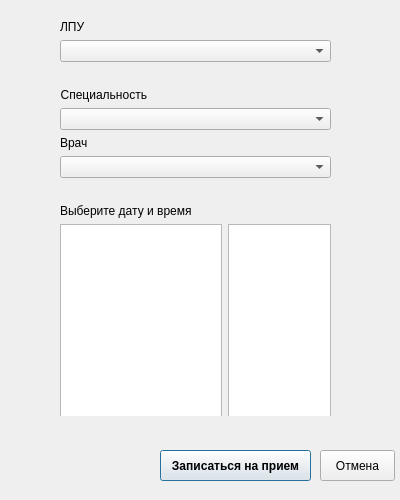
<?xml version="1.0" encoding="UTF-8"?>
<ui version="4.0">
 <class>Dialog</class>
 <widget class="QDialog" name="Dialog">
  <property name="geometry">
   <rect>
    <x>0</x>
    <y>0</y>
    <width>400</width>
    <height>500</height>
   </rect>
  </property>
  <property name="minimumSize">
   <size>
    <width>400</width>
    <height>500</height>
   </size>
  </property>
  <property name="maximumSize">
   <size>
    <width>400</width>
    <height>500</height>
   </size>
  </property>
  <property name="windowTitle">
   <string>Запись на прием</string>
  </property>
  <widget class="QWidget" name="gridLayoutWidget">
   <property name="geometry">
    <rect>
     <x>60</x>
     <y>20</y>
     <width>271</width>
     <height>396</height>
    </rect>
   </property>
   <layout class="QGridLayout" name="gridLayout">
    <item row="5" column="1">
     <widget class="QComboBox" name="cmbSpec"/>
    </item>
    <item row="7" column="1">
     <widget class="QComboBox" name="cmbDoctor"/>
    </item>
    <item row="2" column="1">
     <widget class="QComboBox" name="cmbLpuList">
      <property name="sizePolicy">
       <sizepolicy hsizetype="Expanding" vsizetype="Preferred">
        <horstretch>0</horstretch>
        <verstretch>0</verstretch>
       </sizepolicy>
      </property>
     </widget>
    </item>
    <item row="3" column="1">
     <widget class="QLabel" name="lblAdd">
      <property name="sizePolicy">
       <sizepolicy hsizetype="Minimum" vsizetype="Maximum">
        <horstretch>0</horstretch>
        <verstretch>0</verstretch>
       </sizepolicy>
      </property>
      <property name="font">
       <font>
        <weight>75</weight>
        <bold>true</bold>
       </font>
      </property>
      <property name="text">
       <string/>
      </property>
      <property name="alignment">
       <set>Qt::AlignRight|Qt::AlignTrailing|Qt::AlignVCenter</set>
      </property>
     </widget>
    </item>
    <item row="10" column="1">
     <layout class="QHBoxLayout" name="horizontalLayout">
      <item>
       <widget class="QListWidget" name="lstDate">
        <property name="sizePolicy">
         <sizepolicy hsizetype="Expanding" vsizetype="Expanding">
          <horstretch>0</horstretch>
          <verstretch>0</verstretch>
         </sizepolicy>
        </property>
        <property name="minimumSize">
         <size>
          <width>0</width>
          <height>200</height>
         </size>
        </property>
        <property name="maximumSize">
         <size>
          <width>190</width>
          <height>200</height>
         </size>
        </property>
        <property name="layoutDirection">
         <enum>Qt::LeftToRight</enum>
        </property>
        <property name="frameShape">
         <enum>QFrame::StyledPanel</enum>
        </property>
        <property name="frameShadow">
         <enum>QFrame::Sunken</enum>
        </property>
       </widget>
      </item>
      <item>
       <widget class="QListWidget" name="lstTime">
        <property name="minimumSize">
         <size>
          <width>0</width>
          <height>200</height>
         </size>
        </property>
        <property name="maximumSize">
         <size>
          <width>130</width>
          <height>200</height>
         </size>
        </property>
       </widget>
      </item>
     </layout>
    </item>
    <item row="9" column="1">
     <widget class="QLabel" name="lblDateTime">
      <property name="text">
       <string>Выберите дату и время</string>
      </property>
     </widget>
    </item>
    <item row="8" column="1">
     <widget class="QLabel" name="label_2">
      <property name="text">
       <string/>
      </property>
     </widget>
    </item>
    <item row="1" column="1">
     <widget class="QLabel" name="lblLpuList">
      <property name="sizePolicy">
       <sizepolicy hsizetype="Minimum" vsizetype="Preferred">
        <horstretch>0</horstretch>
        <verstretch>0</verstretch>
       </sizepolicy>
      </property>
      <property name="layoutDirection">
       <enum>Qt::LeftToRight</enum>
      </property>
      <property name="text">
       <string>ЛПУ</string>
      </property>
      <property name="alignment">
       <set>Qt::AlignLeading|Qt::AlignLeft|Qt::AlignVCenter</set>
      </property>
     </widget>
    </item>
    <item row="4" column="1">
     <widget class="QLabel" name="lblSpec">
      <property name="sizePolicy">
       <sizepolicy hsizetype="Maximum" vsizetype="Preferred">
        <horstretch>0</horstretch>
        <verstretch>0</verstretch>
       </sizepolicy>
      </property>
      <property name="text">
       <string>Специальность</string>
      </property>
      <property name="alignment">
       <set>Qt::AlignRight|Qt::AlignTrailing|Qt::AlignVCenter</set>
      </property>
     </widget>
    </item>
    <item row="6" column="1">
     <widget class="QLabel" name="lblDoctor">
      <property name="text">
       <string>Врач</string>
      </property>
      <property name="alignment">
       <set>Qt::AlignLeading|Qt::AlignLeft|Qt::AlignVCenter</set>
      </property>
     </widget>
    </item>
   </layout>
  </widget>
  <widget class="QPushButton" name="btnCancel">
   <property name="geometry">
    <rect>
     <x>320</x>
     <y>450</y>
     <width>75</width>
     <height>31</height>
    </rect>
   </property>
   <property name="text">
    <string>Отмена</string>
   </property>
  </widget>
  <widget class="QPushButton" name="btnOk">
   <property name="geometry">
    <rect>
     <x>160</x>
     <y>450</y>
     <width>151</width>
     <height>31</height>
    </rect>
   </property>
   <property name="font">
    <font>
     <weight>75</weight>
     <bold>true</bold>
    </font>
   </property>
   <property name="text">
    <string>Записаться на прием</string>
   </property>
   <property name="default">
    <bool>true</bool>
   </property>
  </widget>
 </widget>
 <resources/>
 <connections/>
</ui>
